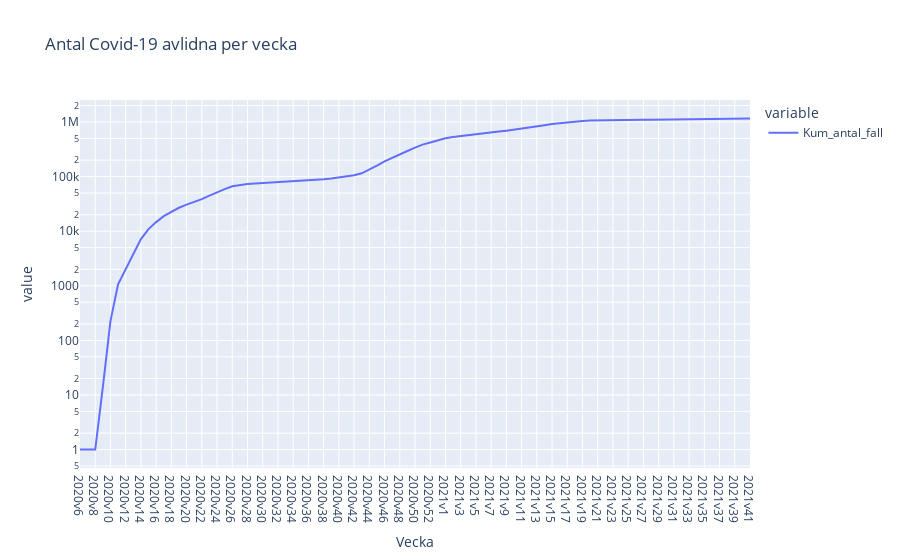

Source (notebook cell):
### Code cell
fig1 = px.line(clean_s_d_v_r, x= "Vecka", y = ["Kum_antal_fall"], title= "Antal Covid-19 avlidna per vecka", log_y=True)
fig1.show()

fig1.write_html("Visualiseringar/Kumulativt_antal_fall_per_vecka.html")

### Figure 1 — Plotly figure (JSON) as saved in the notebook; plotly's stock layout.template omitted (floating-point values rounded to 4 significant figures)
{"data": [{"hovertemplate": "variable=Kum_antal_fall<br>Vecka=%{x}<br>value=%{y}<extra></extra>", "legendgroup": "Kum_antal_fall", "line": {"color": "#636efa", "dash": "solid"}, "marker": {"symbol": "circle"}, "mode": "lines", "name": "Kum_antal_fall", "orientation": "v", "showlegend": true, "type": "scatter", "x": ["2020v6", "2020v7", "2020v8", "2020v9", "2020v10", "2020v11", "2020v12", "2020v13", "2020v14", "2020v15", "2020v16", "2020v17", "2020v18", "2020v19", "2020v20", "2020v21", "2020v22", "2020v23", "2020v24", "2020v25", "2020v26", "2020v27", "2020v28", "2020v29", "2020v30", "2020v31", "2020v32", "2020v33", "2020v34", "2020v35", "2020v36", "2020v37", "2020v38", "2020v39", "2020v40", "2020v41", "2020v42", "2020v43", "2020v44", "2020v45", "2020v46", "2020v47", "2020v48", "2020v49", "2020v50", "2020v51", "2020v52", "2020v53", "2021v1", "2021v2", "2021v3", "2021v4", "2021v5", "2021v6", "2021v7", "2021v8", "2021v9", "2021v10", "2021v11", "2021v12", "2021v13", "2021v14", "2021v15", "2021v16", "2021v17", "2021v18", "2021v19", "2021v20", "2021v21", "2021v22", "2021v23", "2021v24", "2021v25", "2021v26", "2021v27", "2021v28", "2021v29", "2021v30", "2021v31", "2021v32", "2021v33", "2021v34", "2021v35", "2021v36", "2021v37", "2021v38", "2021v39", "2021v40", "2021v41"], "xaxis": "x", "y": [1, 1, 1, 14, 225, 1063, 1987, 3944, 7173, 10913, 14665, 18868, 22700, 26853, 30722, 34381, 38661, 44682, 51805, 58878, 66333, 70612, 72791, 74413, 75729, 77285, 79299, 81351, 83038, 84238, 85570, 87162, 89242, 92161, 95803, 100081, 105701, 114856, 133330, 158735, 190054, 221998, 257558, 294395, 338026, 384203, 421337, 462660, 502115, 531057, 554287, 574947, 594552, 615835, 639450, 666140, 693888, 722443, 755476, 793357, 831743, 872890, 913928, 949960, 985266, 1018946, 1044862, 1063031, 1071005, 1080099, 1084493, 1087341, 1089323, 1091192, 1092706, 1094587, 1097249, 1100708, 1105316, 1111136, 1117602, 1124290, 1131526, 1139498, 1145764, 1150062, 1154303, 1158444, 1162506], "yaxis": "y"}], "layout": {"legend": {"title": {"text": "variable"}, "tracegroupgap": 0}, "title": {"text": "Antal Covid-19 avlidna per vecka"}, "xaxis": {"anchor": "y", "domain": [0, 1], "title": {"text": "Vecka"}}, "yaxis": {"anchor": "x", "domain": [0, 1], "title": {"text": "value"}, "type": "log"}}}
